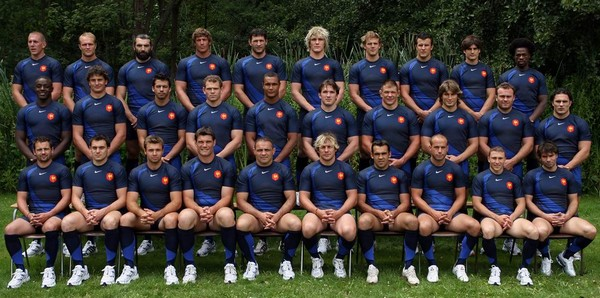
//> input picture Laboratory_12/group3.jpg, 600 x 298 px
$ ./Source   (built with g++ and OpenCV 4)
//> lines starting //> are read from the running program, lines starting //| are printed output that depends on the picture
#include <stdio.h>
#include <iostream>
#include <vector>

#include <opencv2\opencv.hpp>
#include <opencv2\imgproc\types_c.h>
#include <opencv2\imgcodecs.hpp>
#include <opencv2\core.hpp>
#include <opencv2\imgproc.hpp>
#include <opencv2\highgui.hpp>
#include <opencv2\objdetect.hpp>
// #include <opencv2\highgui\highgui_winrt.hpp>

int main()
{
	/* Инициализация */
	cv::CascadeClassifier face_cascade;
	cv::Mat image = cv::imread("group3.jpg");
//> image is the input picture: 298 rows x 600 cols, CV_8UC3; mean B, G, R 55.9, 60.2, 62.8
	cv::Mat groupFaces = cv::Mat(image.rows, image.cols, CV_8UC4);
	cv::cvtColor(image, groupFaces, cv::COLOR_BGR2BGRA);
	//cv::winrt_initContainer(cvContainer);
	cv::imshow(std::string("Window 1"), groupFaces);

	if (!face_cascade.load("haarcascade_frontalface_alt.xml")) {
		std::cout << "Couldn't load face detector" << std::endl;
	}

	/* Обнаружение */
	if (!groupFaces.empty()) {
		std::vector<cv::Rect> facesColl;
		cv::Mat frame_gray;

		cvtColor(groupFaces, frame_gray, cv::COLOR_BGR2GRAY);
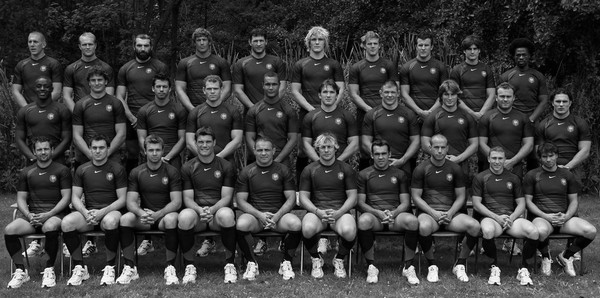
//> frame_gray: 298 rows x 600 cols, CV_8UC1; min 0, max 255, mean 60.5
		cv::equalizeHist(frame_gray, frame_gray);
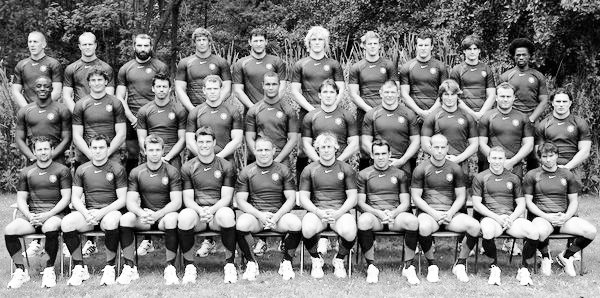
//> frame_gray: 298 rows x 600 cols, CV_8UC1; min 0, max 255, mean 128.5

		// Detect faces
		face_cascade.detectMultiScale(frame_gray,
			facesColl,
			1.1, 2,
			0 | cv::CASCADE_SCALE_IMAGE,
			cv::Size(1, 1));
//> facesColl = 20 Rects (x, y, width, height), first 8: [306, 30, 22, 22], [24, 33, 21, 21], [76, 34, 24, 24], [132, 37, 22, 22], [511, 47, 21, 21], [87, 72, 21, 21], [260, 76, 23, 23], [32, 77, 22, 22]
		for (unsigned int i = 0; i < facesColl.size(); i++)
		{
			auto face = facesColl[i];
			cv::rectangle(groupFaces, face, cv::Scalar(0, 255, 255), 5);
		}
//> this loop made 20 passes
//> face on passes 1 to 12: Rect(306, 30, 22, 22), Rect(24, 33, 21, 21), Rect(76, 34, 24, 24), Rect(132, 37, 22, 22), Rect(511, 47, 21, 21), Rect(87, 72, 21, 21), Rect(260, 76, 23, 23), Rect(32, 77, 22, 22), Rect(202, 81, 21, 21), Rect(318, 84, 21, 21), Rect(379, 84, 22, 22), Rect(496, 89, 21, 21)
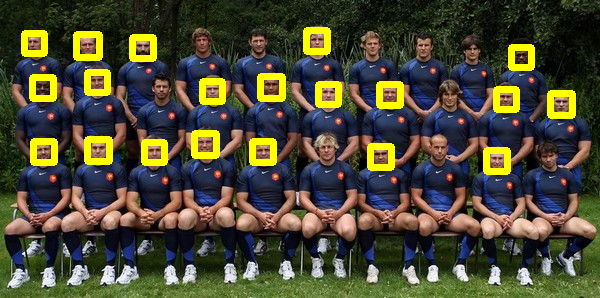
//> groupFaces: 298 rows x 600 cols, CV_8UC4; mean B, G, R, A 52.3, 72.6, 74.2, 238.8

		cv::imshow(std::string("Window 2"), groupFaces);
	}
	else {
		std::cout << "Initialize image before processing" << std::endl;
	}

	cv::waitKey();
	return 0;
}

$ run again, with Laboratory_12/group1.jpg copied over Laboratory_12/group3.jpg
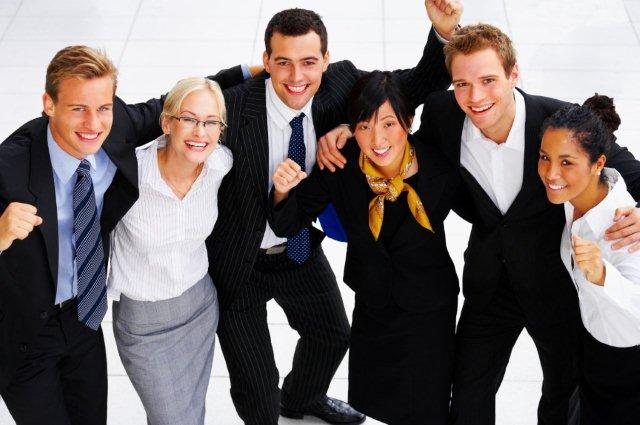
//> input picture Laboratory_12/group1.jpg, 640 x 425 px
//> image is the input picture: 425 rows x 640 cols, CV_8UC3; mean B, G, R 106.5, 107, 116
//> `cv::equalizeHist(frame_gray, frame_gray);`:
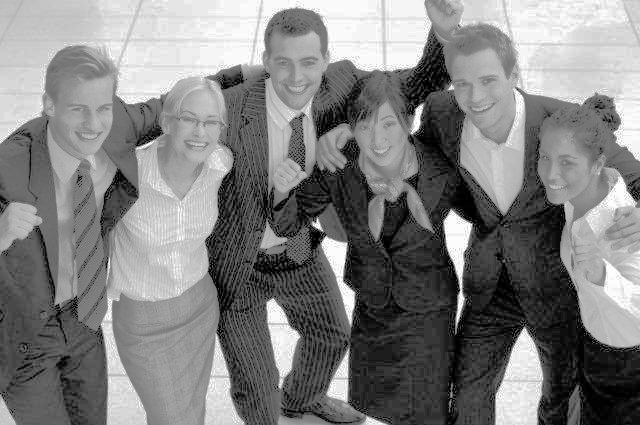
//> frame_gray: 425 rows x 640 cols, CV_8UC1; min 0, max 255, mean 128.1
//> facesColl = 6 Rects (x, y, width, height): [170, 99, 59, 59], [267, 40, 62, 62], [60, 86, 63, 63], [349, 104, 59, 59], [445, 59, 65, 65], [524, 139, 64, 64]
//> the loop `for (unsigned int i = 0; i < facesColl.size(); i++)` made 6 passes
//> after the loop `for (unsigned int i = 0; i < facesColl.size(); i++)`:
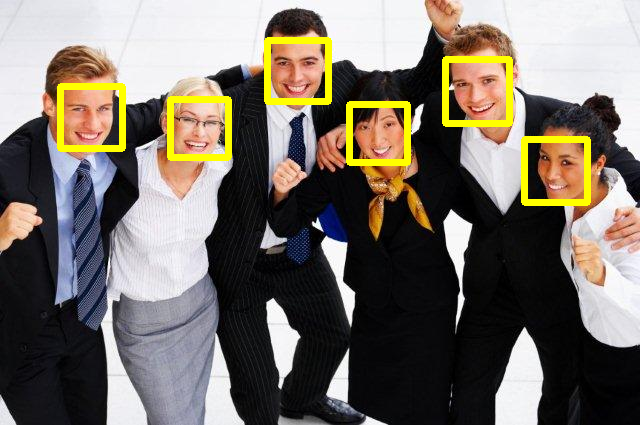
//> groupFaces: 425 rows x 640 cols, CV_8UC4; mean B, G, R, A 103.4, 112.7, 120.3, 245.5
